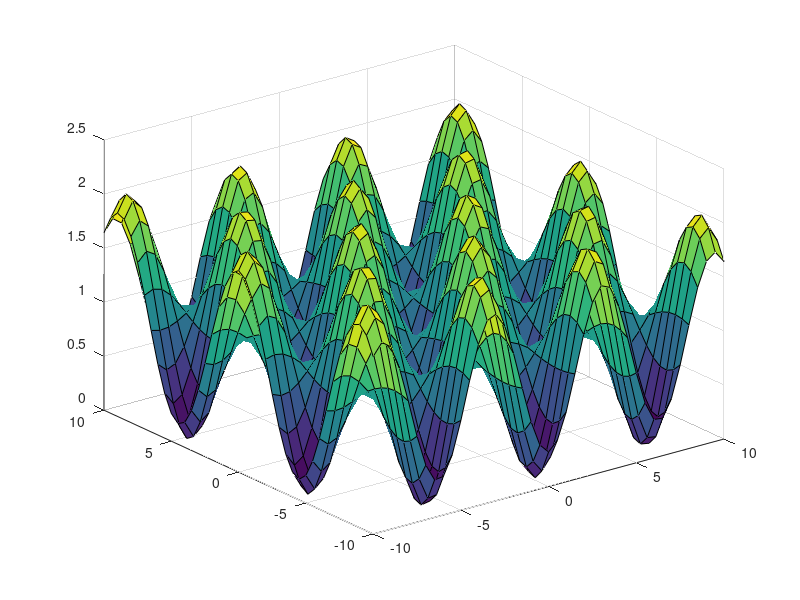
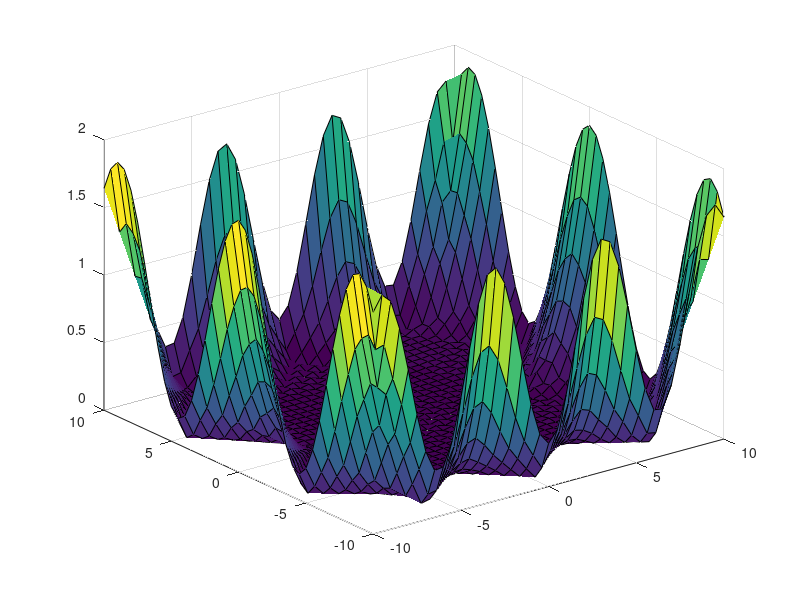

Recreate these plots in MATLAB, in order. (Note: this script raises an error after producing the figures.)
clear all
%syms x1 x2;
%%%% Working with 2-D domain functions 
%%%% Set of Test Functions (Uncomment whichever function needs to be used)%
%f = -5*(1+cos(12*sqrt(x1^2+x2^2)))/(0.5*(x1^2+x2^2)+2); %Drop wave function
%f = (2*x1+x2-7)^2 + (x1+2*x2-5)^2;% booth function
%f = (10*2 + (x1^2-10*cos(2*pi*x1)) + (x2^2 -10*cos(2*pi*x2))); %rastrigin
%f = 2*x1^2 + -1.05*x1^4 + x1^6/6 +x1*x2 +x2^2; %three hump camel
%bukin function
%f = -0.0001*(abs(sin(x1)sin(x2)exp(abs(100-sqrt(x1^2+x2^2)/pi)))+1)^0.1;
%f = ((1-x1)^2 + 100*(x2-x1^2)^2)/1000; %rosenbrock fn
%f = 5*(1 + (x1^2+x2^2)/4000 - cos(x1)*cos(x2/sqrt(2)));%griewank fn
%f = (418.9829*2 - (x1*sin(x1) + x2*sin(sqrt(abs(x2)))))/2; %schwefel fn


%f = x1^2 + x2^2;
%f = cos(x1) + cos(x2);
%%%%%%%%%%%%%%%%%%%%%%%%%%%%%%%%%%%%%%%%%%%%%%%%%%%%%%%%%%%%%%%%%%%%%%%%%%%

dom = [-10 10;-10 10];
%dom = [-512 512;-512 512];
%dom = [-5 5; -5 5];
step = 0.5;

x1rng = dom(3) - dom(1);
x2rng = dom(4) - dom(2);
x1pt = x1rng/step + 1;
x2pt = x2rng/step + 1;
npt = x1pt*x2pt;

x1 = repmat([dom(1):step:dom(3)]',x2pt,1);
x2mat = repmat([dom(2):step:dom(4)],x1pt,1);
x2 = reshape(x2mat,npt,1);

g = zeros(npt,1);
for i = 1:npt
    %g(i) = 10*2 + x1(i)^2-10*cos(2*pi*x1(i)) + x2(i)^2 -10*cos(2*pi*x2(i)); %rastrigin 
    g(i) = 1 + (x1(i)^2+x2(i)^2)/4000 - cos(x1(i))*cos(x2(i)/sqrt(2)); %griewank
%     w1 = 1 + (x1(i)-1)/4;
%     w2 = 1 + (x2(i)-1)/4;
    %g(i) = sin(pi*w1)^2 + (w1-1)^2*(1+10*sin(pi*w1+1)^2) + (w2-1)^2*(1+sin(2*pi*w2)^2); %levy 
    %g(i) = sin(3*pi*x1(i))^2 + (x1(i)-1)^2*(1+sin(3*pi*x2(i))^2) + (x2(i)-1)^2*(1+sin(2*pi*x2(i))^2); %levyn13
    %g(i) = -(x2(i)+47)*sin(sqrt(abs(x2(i)+x1(i)/2+47))) - x1(i)*sin(sqrt(abs(x1(i)-(x2(i)+47)))); %eggholder
    
end

f = -ones(npt,1);

%f = zeros(npt,1);
%f(ceil(npt/2)) = -1;

%f(800) = -1;

Aeq = [];
beq = [];
lb = [];
ub = g;
b = zeros(2*npt,1);

A = zeros(2*npt,npt);
for i = x1pt+2:npt-x1pt-1
    if (mod(i,x1pt) ~= 0) && (mod(i,x1pt) ~= 1)
        A(2*i-1,i) = 2;
        A(2*i-1,i+x1pt+1) = -1;
        A(2*i-1,i-x1pt-1) = -1;
        
        A(2*i,i) = 2;
        A(2*i,i+x1pt-1) = -1;
        A(2*i,i-x1pt+1) = -1;
    end
end

u = linprog(f,A,b,Aeq,beq,lb,ub);

F = reshape(g,x1pt,x2pt)';
U = reshape(u,x1pt,x2pt)';

x1grid = [dom(1):step:dom(3)];
x2grid = [dom(2):step:dom(4)];

figure();
surf(x1grid,x2grid,F);
figure();
surf(x1grid,x2grid,U);

plotMinMax(x1grid,x2grid,U);
        
        
